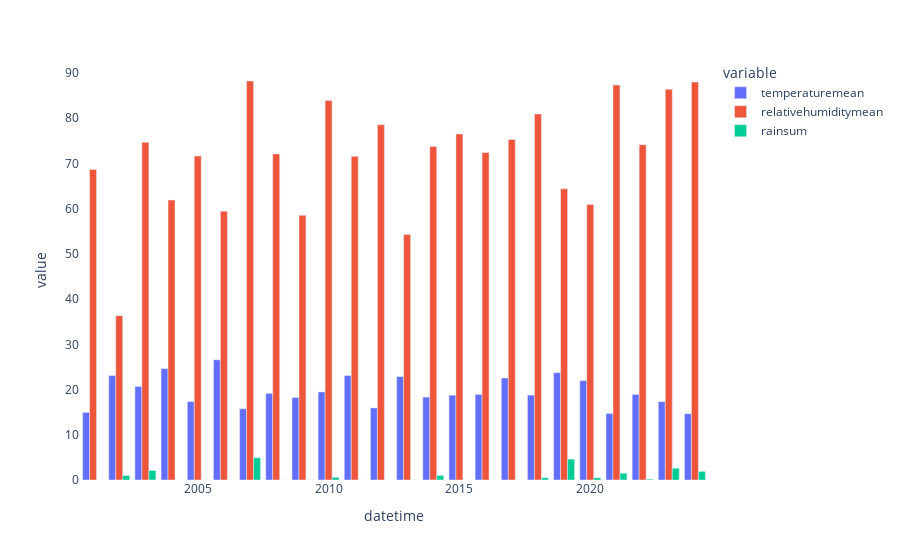

Notebook code cell kept with this figure:
### Code cell
def barChart(dataset,variable,startDate,endDate,period):


    dataset["datetime"] = pd.to_datetime(dataset["datetime"])
    daterange = pd.date_range(startDate, endDate, freq=period)

    filtered_dataset = dataset[dataset["datetime"].isin(daterange)]

    fig = px.bar(filtered_dataset, y=variable,x = "datetime",barmode="group")
    fig.update_layout(plot_bgcolor='white')
    fig.show()

startDate = pd.Timestamp("2000-01-01", tz='UTC')
endDate = pd.Timestamp("2024-07-31", tz='UTC')
variable = ["temperaturemean","relativehumiditymean","rainsum"]
period = "Y"
print(barChart(dataset,variable,startDate,endDate,period))

### Figure 1 — Plotly figure (JSON) as saved in the notebook; plotly's stock layout.template omitted (floating-point values rounded to 4 significant figures)
{"data": [{"alignmentgroup": "True", "hovertemplate": "variable=temperaturemean<br>datetime=%{x}<br>value=%{y}<extra></extra>", "legendgroup": "temperaturemean", "marker": {"color": "#636efa", "pattern": {"shape": ""}}, "name": "temperaturemean", "offsetgroup": "temperaturemean", "orientation": "v", "showlegend": true, "textposition": "auto", "type": "bar", "x": ["2000-12-31T00:00:00+00:00", "2001-12-31T00:00:00+00:00", "2002-12-31T00:00:00+00:00", "2003-12-31T00:00:00+00:00", "2004-12-31T00:00:00+00:00", "2005-12-31T00:00:00+00:00", "2006-12-31T00:00:00+00:00", "2007-12-31T00:00:00+00:00", "2008-12-31T00:00:00+00:00", "2009-12-31T00:00:00+00:00", "2010-12-31T00:00:00+00:00", "2011-12-31T00:00:00+00:00", "2012-12-31T00:00:00+00:00", "2013-12-31T00:00:00+00:00", "2014-12-31T00:00:00+00:00", "2015-12-31T00:00:00+00:00", "2016-12-31T00:00:00+00:00", "2017-12-31T00:00:00+00:00", "2018-12-31T00:00:00+00:00", "2019-12-31T00:00:00+00:00", "2020-12-31T00:00:00+00:00", "2021-12-31T00:00:00+00:00", "2022-12-31T00:00:00+00:00", "2023-12-31T00:00:00+00:00"], "xaxis": "x", "y": [14.96, 23.08, 20.66, 24.62, 17.33, 26.59, 15.75, 19.15, 18.24, 19.47, 23.1, 15.93, 22.86, 18.34, 18.75, 18.92, 22.55, 18.77, 23.75, 21.96, 14.7, 18.93, 17.32, 14.65], "yaxis": "y"}, {"alignmentgroup": "True", "hovertemplate": "variable=relativehumiditymean<br>datetime=%{x}<br>value=%{y}<extra></extra>", "legendgroup": "relativehumiditymean", "marker": {"color": "#EF553B", "pattern": {"shape": ""}}, "name": "relativehumiditymean", "offsetgroup": "relativehumiditymean", "orientation": "v", "showlegend": true, "textposition": "auto", "type": "bar", "x": ["2000-12-31T00:00:00+00:00", "2001-12-31T00:00:00+00:00", "2002-12-31T00:00:00+00:00", "2003-12-31T00:00:00+00:00", "2004-12-31T00:00:00+00:00", "2005-12-31T00:00:00+00:00", "2006-12-31T00:00:00+00:00", "2007-12-31T00:00:00+00:00", "2008-12-31T00:00:00+00:00", "2009-12-31T00:00:00+00:00", "2010-12-31T00:00:00+00:00", "2011-12-31T00:00:00+00:00", "2012-12-31T00:00:00+00:00", "2013-12-31T00:00:00+00:00", "2014-12-31T00:00:00+00:00", "2015-12-31T00:00:00+00:00", "2016-12-31T00:00:00+00:00", "2017-12-31T00:00:00+00:00", "2018-12-31T00:00:00+00:00", "2019-12-31T00:00:00+00:00", "2020-12-31T00:00:00+00:00", "2021-12-31T00:00:00+00:00", "2022-12-31T00:00:00+00:00", "2023-12-31T00:00:00+00:00"], "xaxis": "x", "y": [68.65, 36.33, 74.66, 61.91, 71.65, 59.43, 88.23, 72.11, 58.53, 83.9, 71.58, 78.56, 54.28, 73.75, 76.52, 72.43, 75.3, 80.95, 64.39, 60.9, 87.33, 74.14, 86.4, 88.0], "yaxis": "y"}, {"alignmentgroup": "True", "hovertemplate": "variable=rainsum<br>datetime=%{x}<br>value=%{y}<extra></extra>", "legendgroup": "rainsum", "marker": {"color": "#00cc96", "pattern": {"shape": ""}}, "name": "rainsum", "offsetgroup": "rainsum", "orientation": "v", "showlegend": true, "textposition": "auto", "type": "bar", "x": ["2000-12-31T00:00:00+00:00", "2001-12-31T00:00:00+00:00", "2002-12-31T00:00:00+00:00", "2003-12-31T00:00:00+00:00", "2004-12-31T00:00:00+00:00", "2005-12-31T00:00:00+00:00", "2006-12-31T00:00:00+00:00", "2007-12-31T00:00:00+00:00", "2008-12-31T00:00:00+00:00", "2009-12-31T00:00:00+00:00", "2010-12-31T00:00:00+00:00", "2011-12-31T00:00:00+00:00", "2012-12-31T00:00:00+00:00", "2013-12-31T00:00:00+00:00", "2014-12-31T00:00:00+00:00", "2015-12-31T00:00:00+00:00", "2016-12-31T00:00:00+00:00", "2017-12-31T00:00:00+00:00", "2018-12-31T00:00:00+00:00", "2019-12-31T00:00:00+00:00", "2020-12-31T00:00:00+00:00", "2021-12-31T00:00:00+00:00", "2022-12-31T00:00:00+00:00", "2023-12-31T00:00:00+00:00"], "xaxis": "x", "y": [0, 1, 2.1, 0, 0, 0, 4.9, 0, 0, 0.6, 0, 0, 0, 1, 0, 0, 0, 0.5, 4.6, 0.5, 1.5, 0.2, 2.6, 1.9], "yaxis": "y"}], "layout": {"barmode": "group", "legend": {"title": {"text": "variable"}, "tracegroupgap": 0}, "margin": {"t": 60}, "plot_bgcolor": "white", "xaxis": {"anchor": "y", "domain": [0, 1], "title": {"text": "datetime"}}, "yaxis": {"anchor": "x", "domain": [0, 1], "title": {"text": "value"}}}}
